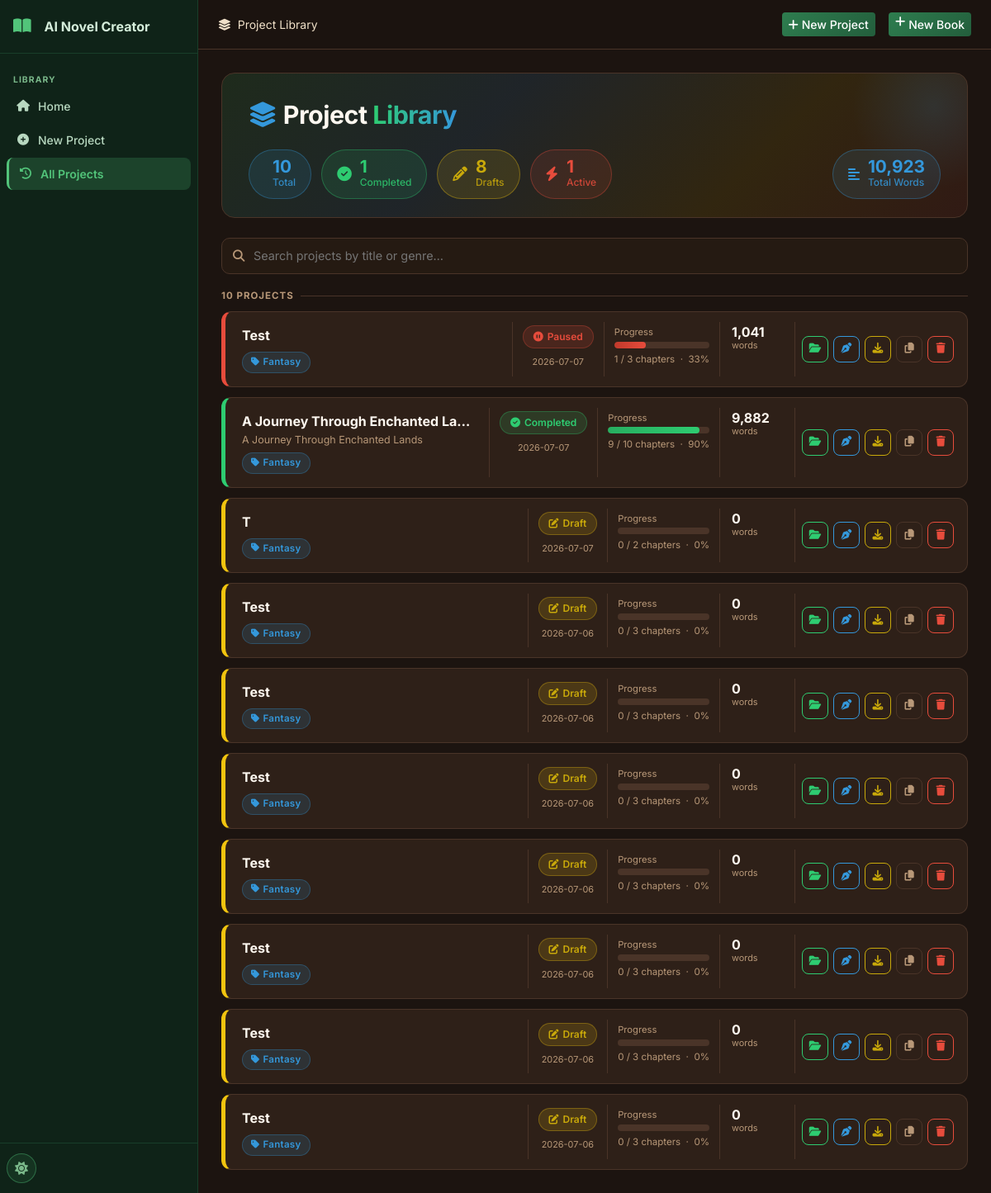
The app's page /history with its own data.
### tables this page shows
CREATE TABLE settings (
    id INTEGER PRIMARY KEY AUTOINCREMENT,
    key TEXT UNIQUE NOT NULL,
    value TEXT,
    updated_at TIMESTAMP DEFAULT CURRENT_TIMESTAMP
);

CREATE TABLE projects (
    id INTEGER PRIMARY KEY AUTOINCREMENT,
    title TEXT NOT NULL,
    subtitle TEXT DEFAULT '',
    genre TEXT DEFAULT 'Fantasy',
    audience TEXT DEFAULT 'Adult',
    description TEXT DEFAULT '',
    language TEXT DEFAULT 'English',
    story_type TEXT DEFAULT 'Novel',
    writing_style TEXT DEFAULT 'Descriptive',
    point_of_view TEXT DEFAULT 'Third Person Limited',
    tense TEXT DEFAULT 'Past',
    tone TEXT DEFAULT 'Adventurous',
    num_chapters INTEGER DEFAULT 10,
    words_per_chapter INTEGER DEFAULT 2000,
    creativity_level TEXT DEFAULT 'balanced',
    temperature REAL DEFAULT 0.7,
    top_p REAL DEFAULT 0.9,
    max_tokens INTEGER DEFAULT 4096,
    status TEXT DEFAULT 'draft',
    current_chapter INTEGER DEFAULT 0,
    total_words INTEGER DEFAULT 0,
    cover_prompt TEXT DEFAULT '',
    include_images INTEGER DEFAULT 0,
    images_per_chapter INTEGER DEFAULT 1,
    image_style TEXT DEFAULT 'Realistic',
    created_at TIMESTAMP DEFAULT CURRENT_TIMESTAMP,
    updated_at TIMESTAMP DEFAULT CURRENT_TIMESTAMP
);

### routes/main.py (the view)
@bp.route('/history')
def history():
    db = get_db()
    projects = db.execute('SELECT * FROM projects ORDER BY updated_at DESC').fetchall()
    return render_template('history.html', projects=projects)

### database/__init__.py (called while the page is built)
def get_db():
    if 'db' not in g:
        db_path = current_app.config['DATABASE']
        os.makedirs(os.path.dirname(db_path), exist_ok=True)
        g.db = sqlite3.connect(db_path)
        g.db.row_factory = sqlite3.Row
        g.db.execute('PRAGMA foreign_keys = ON')
        g.db.execute('PRAGMA journal_mode = WAL')
    return g.db

### utils/helpers.py (called while the page is built)
def get_setting(db, key, default=''):
    row = db.execute('SELECT value FROM settings WHERE key = ?', (key,)).fetchone()
    return row['value'] if row else default

### templates/history.html (shortened to what this page needs)
{% extends "base.html" %}
{% block breadcrumb %}<i class="fas fa-layer-group me-2"></i>Project Library{% endblock %}
{% block topnav_actions %}
<a href="{{ url_for('projects.new_project') }}" class="btn btn-primary btn-sm me-2">
  <i class="fas fa-plus me-1"></i>New Project
</a>
{% endblock %}
{% block content %}
{% set total     = projects | length %}
{% set completed = projects | selectattr('status', 'equalto', 'completed') | list | length %}
{% set drafts    = projects | selectattr('status', 'equalto', 'draft')     | list | length %}
{% set active    = projects | rejectattr('status', 'in', ['completed','draft']) | list | length %}
{% set total_words = projects | sum(attribute='total_words') %}
<div class="lib-hero">
  <div class="lib-hero-title"><i class="fas fa-layer-group me-2" style="color:var(--hl-blue)"></i>Project <span>Library</span></div>
  <div class="stat-pills">
    <div class="stat-pill sp-blue">
      <div><div class="sp-num">{{ total }}</div><div class="sp-label">Total</div></div>
    </div>
    <div class="stat-pill sp-green">
      <i class="fas fa-check-circle" style="font-size:1.1rem"></i>
      <div><div class="sp-num">{{ completed }}</div><div class="sp-label">Completed</div></div>
    </div>
    <div class="stat-pill sp-lemon">
      <i class="fas fa-pencil-alt" style="font-size:1.1rem"></i>
      <div><div class="sp-num">{{ drafts }}</div><div class="sp-label">Drafts</div></div>
    </div>
    <div class="stat-pill sp-red">
      <i class="fas fa-bolt" style="font-size:1.1rem"></i>
      <div><div class="sp-num">{{ active }}</div><div class="sp-label">Active</div></div>
    </div>
    <div class="stat-pill sp-blue" style="margin-left:auto">
      <i class="fas fa-align-left" style="font-size:1rem"></i>
      <div><div class="sp-num">{{ '{:,}'.format(total_words) }}</div><div class="sp-label">Total Words</div></div>
    </div>
  </div>
</div>
{% if projects %}
<div class="lib-search-wrap">
  <i class="fas fa-search"></i>
  <input class="lib-search" id="libSearch" type="text" placeholder="Search projects by title or genre…" oninput="filterCards()">
</div>
<div class="lib-section-label">{{ total }} Project{{ 's' if total != 1 }}</div>
<div class="project-cards" id="projectCards">
  {% for p in projects %}
  {% set pct = (p.current_chapter / p.num_chapters * 100) | int if p.num_chapters else 0 %}
  {% set sc = 'sc-' + p.status if p.status in ['completed','draft','generating','paused'] else 'sc-default' %}
  {% set pb = 'pb-' + p.status if p.status in ['completed','draft','generating','paused'] else 'pb-default' %}
  <div class="pcard status-{{ p.status }}" data-title="{{ p.title | lower }}" data-genre="{{ p.genre | lower }}">
    <div class="pcard-main">
      <div class="pcard-title">{{ p.title }}</div>
      {% if p.subtitle %}<div class="pcard-subtitle">{{ p.subtitle }}</div>{% endif %}
      <div class="genre-chip"><i class="fas fa-tag me-1"></i>{{ p.genre }}</div>
    </div>
    <div class="pcard-meta">
      <span class="status-chip {{ sc }}">
        {% if p.status == 'completed' %}<i class="fas fa-check-circle"></i>
        {% elif p.status == 'generating' %}<i class="fas fa-spinner fa-spin"></i>
        {% elif p.status == 'paused' %}<i class="fas fa-pause-circle"></i>
        {% else %}<i class="fas fa-edit"></i>{% endif %}
        {{ p.status | title }}
      </span>
      <div class="stat-unit mt-1">{{ p.updated_at[:10] }}</div>
    </div>
    <div class="pcard-prog">
      <div class="lib-prog-label">Progress</div>
      <div class="lib-progress">
        <div class="lib-progress-bar {{ pb }}" style="width:{{ pct }}%"></div>
      </div>
      <div class="lib-pct">{{ p.current_chapter }} / {{ p.num_chapters }} chapters &nbsp;·&nbsp; {{ pct }}%</div>
    </div>
    <div class="pcard-stats">
      <div>
        <div class="stat-num">{{ '{:,}'.format(p.total_words) }}</div>
        <div class="stat-unit">words</div>
      </div>
    </div>
    <div class="pcard-acts">
      <a href="{{ url_for('projects.project_detail', project_id=p.id) }}" class="act-btn act-green" title="Open project">
        <i class="fas fa-folder-open"></i>
      </a>
      <a href="{{ url_for('editor.editor_page', project_id=p.id) }}" class="act-btn act-blue" title="Open editor">
        <i class="fas fa-pen-nib"></i>
      </a>
      <a href="{{ url_for('exports.export_page', project_id=p.id) }}" class="act-btn act-lemon" title="Export">
        <i class="fas fa-download"></i>
      </a>
      <form method="POST" action="{{ url_for('projects.duplicate_project', project_id=p.id) }}" style="display:inline">
        <button type="submit" class="act-btn act-neutral" title="Duplicate">
          <i class="fas fa-copy"></i>
        </button>
      </form>
      <button class="act-btn act-red" onclick="confirmDelete({{ p.id }}, '{{ p.title | e }}')" title="Delete">
        <i class="fas fa-trash"></i>
      </button>
    </div>
  </div>
  {% endfor %}
</div>
{% endif %}
{% endblock %}

### templates/base.html (shortened to what this page needs)
<!DOCTYPE html>
<html lang="en" data-theme="{{ default_theme }}">
<head>
  <link href="https://cdn.jsdelivr.net/npm/bootstrap@5.3.2/dist/css/bootstrap.min.css" rel="stylesheet">
  <link href="https://cdnjs.cloudflare.com/ajax/libs/font-awesome/6.5.0/css/all.min.css" rel="stylesheet">
  <link href="{{ url_for('static', filename='css/style.css') }}" rel="stylesheet">
</head>
<body>
<nav class="sidebar" id="sidebar">
  <div class="sidebar-header">
    <a href="{{ url_for('main.index') }}" class="sidebar-brand">
      <i class="fas fa-book-open me-2"></i>
      <span>{{ app_name }}</span>
    </a>
  </div>
  <div class="sidebar-menu">
    <div class="sidebar-section-label">LIBRARY</div>
    <a href="{{ url_for('main.index') }}" class="sidebar-item {% if request.endpoint == 'main.index' %}active{% endif %}">
      <i class="fas fa-home"></i><span>Home</span>
    </a>
    <a href="{{ url_for('projects.new_project') }}" class="sidebar-item {% if request.endpoint == 'projects.new_project' %}active{% endif %}">
      <i class="fas fa-plus-circle"></i><span>New Project</span>
    </a>
    <a href="{{ url_for('main.history') }}" class="sidebar-item {% if request.endpoint == 'main.history' %}active{% endif %}">
      <i class="fas fa-history"></i><span>All Projects</span>
    </a>
  </div>
  <div class="sidebar-footer">
    <button class="theme-toggle" onclick="toggleTheme()" title="Toggle theme">
      <i class="fas fa-moon" id="themeIcon"></i>
    </button>
  </div>
</nav>
<div class="main-wrapper" id="mainWrapper">
  <header class="topnav">
    <div class="topnav-breadcrumb">
      {% block breadcrumb %}{% endblock %}
    </div>
    <div class="topnav-actions ms-auto">
      {% block topnav_actions %}{% endblock %}
      <a href="{{ url_for('projects.new_project') }}" class="btn btn-primary btn-sm d-none d-md-inline-flex">
        <i class="fas fa-plus me-1"></i>New Book
      </a>
    </div>
  </header>
  <main class="content-area">
    {% block content %}{% endblock %}
  </main>
</div>
<div class="toast-container position-fixed bottom-0 end-0 p-3" id="toastContainer"></div>
</body>
</html>

### records on screen
settings: value "AI Novel Creator"
projects: title "Test", genre "Fantasy", status "Paused", updated_at "2026-07-07", current_chapter "1", num_chapters "3", pct "33", total_words "1,041"
projects: title "A Journey Through Enchanted La…", subtitle "A Journey Through Enchanted Lands", genre "Fantasy", status "Completed", updated_at "2026-07-07", current_chapter "9", num_chapters "10", pct "90", total_words "9,882"
projects: title "T", genre "Fantasy", status "Draft", updated_at "2026-07-07", current_chapter "0", num_chapters "2", pct "0", total_words "0"
projects: title "Test", genre "Fantasy", status "Draft", updated_at "2026-07-06", current_chapter "0", num_chapters "3", pct "0", total_words "0"
projects: title "Test", genre "Fantasy", status "Draft", updated_at "2026-07-06", current_chapter "0", num_chapters "3", pct "0", total_words "0"
projects: title "Test", genre "Fantasy", status "Draft", updated_at "2026-07-06", current_chapter "0", num_chapters "3", pct "0", total_words "0"
projects: title "Test", genre "Fantasy", status "Draft", updated_at "2026-07-06", current_chapter "0", num_chapters "3", pct "0", total_words "0"
projects: title "Test", genre "Fantasy", status "Draft", updated_at "2026-07-06", current_chapter "0", num_chapters "3", pct "0", total_words "0"
projects: title "Test", genre "Fantasy", status "Draft", updated_at "2026-07-06", current_chapter "0", num_chapters "3", pct "0", total_words "0"
projects: title "Test", genre "Fantasy", status "Draft", updated_at "2026-07-06", current_chapter "0", num_chapters "3", pct "0", total_words "0"

### other values on screen
{{ total }} "10"
{{ completed }} "1"
{{ drafts }} "8"
{{ active }} "1"
{{ '{:,}'.format(total_words) }} "10,923"
{{ 's' if total != 1 }} "S"
